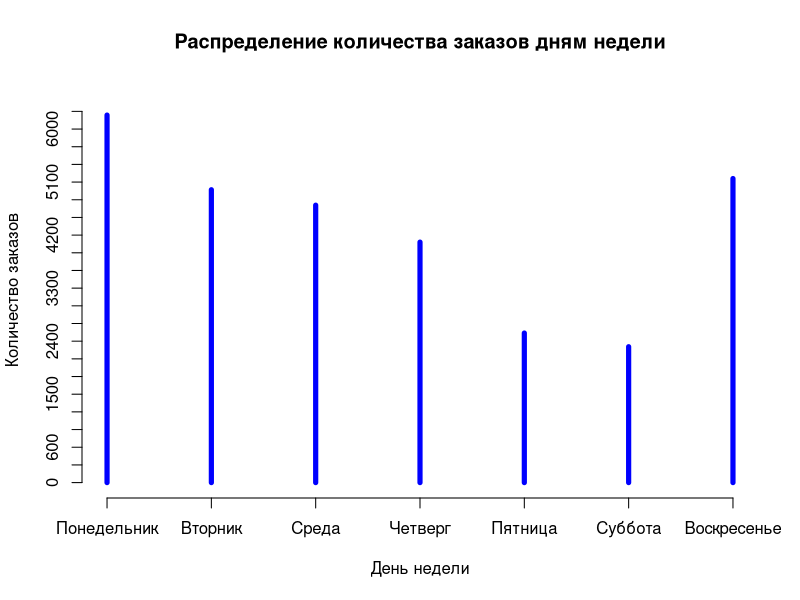

R code for this plot:
data <- read.table(file = 'data/ulabox_orders_with_categories_partials_2017.csv', header = TRUE, sep = ",")
head(data)

agg = aggregate(data$order, by = list(data$weekday), FUN = length)

max_value_y = max(agg$x) + 300

lbls <- c("Понедельник", "Вторник", "Среда", "Четверг", "Пятница", "Суббота", "Воскресенье")

plot(
    agg$Group.1, 
    agg$x, 
    main="Распределение количества заказов дням недели", 
    col = c("blue"), 
    type="h", 
    lwd=5,
    xlab = "День недели",
    ylab = "Количество заказов",
    ylim = c(0, max_value_y),
    axes = FALSE
)

axis(1, agg$Group.1, lbls)

axis(2, at = seq(0, max_value_y, 300))


